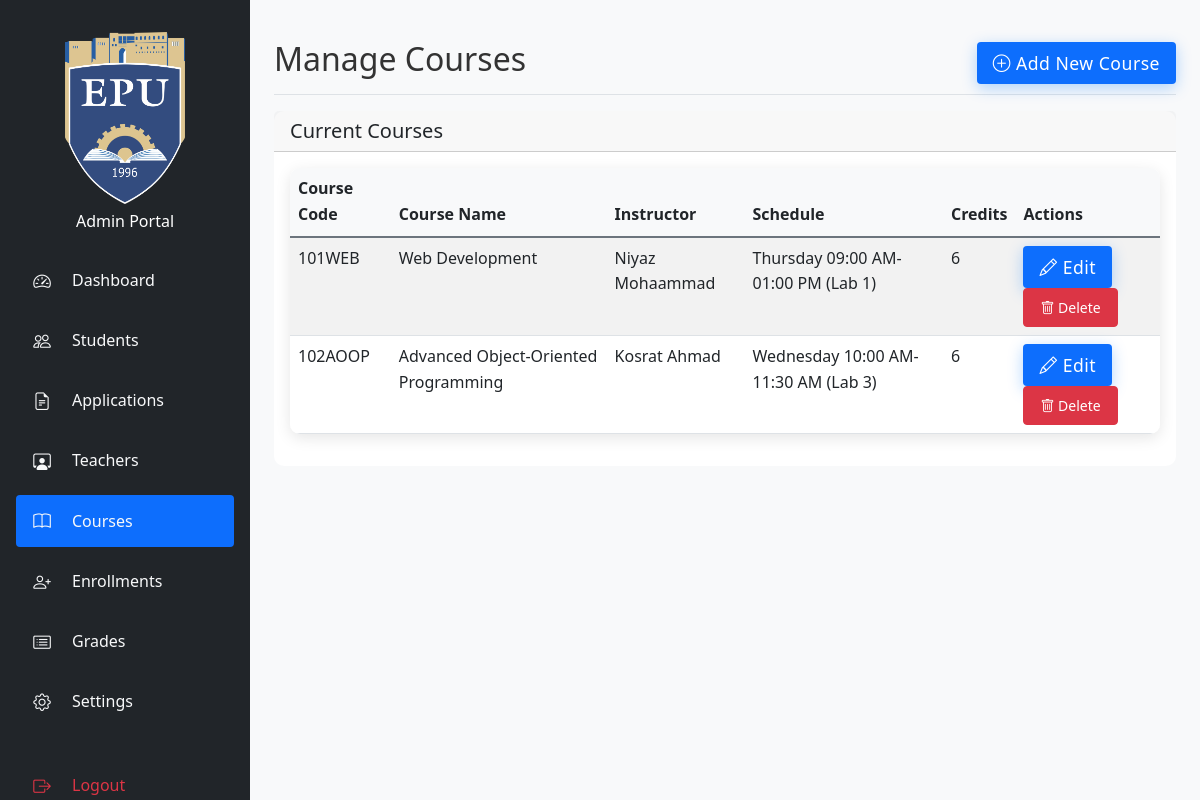
The page /src/admin/courses.php (signed in) on the database its author committed.
### tables this page shows
CREATE TABLE `courses` (
  `id` int(11) NOT NULL,
  `course_code` varchar(20) NOT NULL,
  `course_name` varchar(100) NOT NULL,
  `instructor` varchar(100) NOT NULL,
  `schedule` varchar(100) NOT NULL,
  `department` varchar(100) NOT NULL,
  `credits` int(11) NOT NULL,
  `description` text DEFAULT NULL,
  `created_at` timestamp NOT NULL DEFAULT current_timestamp(),
  `updated_at` timestamp NOT NULL DEFAULT current_timestamp() ON UPDATE current_timestamp()
);

### src/admin/courses.php (the view, shortened to what this page needs)
<?php
try {
    $db = get_db_connection();
    $stmt = $db->prepare("
        SELECT c.*, GROUP_CONCAT(
            CONCAT(s.day, ' ', TIME_FORMAT(s.start_time, '%h:%i %p'), '-', TIME_FORMAT(s.end_time, '%h:%i %p'), ' (', s.room, ')')
            SEPARATOR '; '
        ) as schedule_info
        FROM courses c
        LEFT JOIN schedules s ON c.id = s.course_id
        GROUP BY c.id
        ORDER BY c.course_code
    ");
    $stmt->execute();
    $courses = $stmt->get_result()->fetch_all(MYSQLI_ASSOC);
} catch (Exception $e) {
    error_log("Database error: " . $e->getMessage());
    $_SESSION['error_message'] = "An error occurred while processing your request. Please try again later.";
    $courses = [];
}
?>
<!DOCTYPE html>
<html lang="en">
<head>
    <link href="https://cdn.jsdelivr.net/npm/bootstrap@5.3.0/dist/css/bootstrap.min.css" rel="stylesheet">
    <link rel="stylesheet" href="https://cdn.jsdelivr.net/npm/bootstrap-icons@1.7.2/font/bootstrap-icons.css">
    <link rel="stylesheet" href="../assets/css/style.css">
    <link rel="stylesheet" href="../assets/css/admin.css">
</head>
<body>
    <div class="container-fluid">
        <div class="row">
            <?php include 'Sidebar.php'; ?>
            <div class="col-md-9 col-lg-10 main-content">
                <div class="d-flex justify-content-between flex-wrap flex-md-nowrap align-items-center pt-3 pb-2 mb-3 border-bottom">
                    <h1 class="h2">Manage Courses</h1>
                    <button class="btn btn-primary" onclick="toggleCourseForm()">
                        <i class="bi bi-plus-circle"></i> Add New Course
                    </button>
                </div>
                <div class="card">
                    <div class="card-header">
                        <h5 class="card-title mb-0">Current Courses</h5>
                    </div>
                    <div class="card-body">
                        <div class="table-responsive">
                            <table class="table table-striped table-hover">
                                <thead>
                                    <tr>
                                        <th>Course Code</th>
                                        <th>Course Name</th>
                                        <th>Instructor</th>
                                        <th>Schedule</th>
                                        <th>Credits</th>
                                        <th>Actions</th>
                                    </tr>
                                </thead>
                                <tbody>
                                    <?php if (!empty($courses)): ?>
                                        <?php foreach ($courses as $course): ?>
                                            <tr>
                                                <td><?php echo htmlspecialchars($course['course_code']); ?></td>
                                                <td><?php echo htmlspecialchars($course['course_name']); ?></td>
                                                <td><?php echo htmlspecialchars($course['instructor']); ?></td>
                                                <td>
                                                    <?php if (!empty($course['schedule_info'])): ?>
                                                        <?php
                                                        $schedules = explode('; ', $course['schedule_info']);
                                                        foreach ($schedules as $schedule) {
                                                            echo '<div class="mb-1">' . htmlspecialchars($schedule) . '</div>';
                                                        }
                                                        ?>
                                                    <?php else: ?>
                                                        <span class="text-muted">No schedule set</span>
                                                    <?php endif; ?>
                                                </td>
                                                <td><?php echo htmlspecialchars($course['credits']); ?></td>
                                                <td>
                                                    <button class="btn btn-sm btn-primary" onclick="editCourse(<?php echo $course['id']; ?>)">
                                                        <i class="bi bi-pencil"></i> Edit
                                                    </button>
                                                    <form action="courses.php" method="POST" style="display: inline;">
                                                        <button type="submit" class="btn btn-sm btn-danger" onclick="return confirm('Are you sure you want to delete this course?')">
                                                            <i class="bi bi-trash"></i> Delete
                                                        </button>
                                                    </form>
                                                </td>
                                            </tr>
                                        <?php endforeach; ?>
                                    <?php else: ?>
                                        <tr>
                                            <td colspan="6" class="text-center">No courses found.</td>
                                        </tr>
                                    <?php endif; ?>
                                </tbody>
                            </table>
                        </div>
                    </div>
                </div>
            </div>
        </div>
    </div>
</body>
</html>

### src/assets/css/style.css (style rules this page uses)
:root { --primary-color: #0d6efd; --secondary-color: #6c757d; --success-color: #198754; --danger-color: #dc3545; --warning-color: #ffc107; --info-color: #0dcaf0; --light-color: #f8f9fa; --dark-color: #212529; --sidebar-width: 250px; --header-height: 60px; }
html { font-size: 16px; }
body { font-family: 'Segoe UI', Tahoma, Geneva, Verdana, sans-serif; line-height: 1.6; color: #333; min-height: 100vh; display: flex; flex-direction: column; overflow-x: hidden; }
.card { border: none; border-radius: 10px; transition: transform 0.3s ease, box-shadow 0.3s ease; margin-bottom: 1rem; }
.btn { border-radius: 5px; padding: 10px 20px; transition: all 0.3s ease; }
.btn-primary { background-color: var(--primary-color); border: none; padding: 1rem 2.5rem; font-size: 1.1rem; font-weight: 600; letter-spacing: 0.5px; border-radius: 50px; box-shadow: 0 4px 15px rgba(0, 123, 255, 0.3); transition: all 0.3s ease; }
.table-responsive { border-radius: 10px; box-shadow: 0 4px 15px rgba(0, 0, 0, 0.1); }
.table { margin-bottom: 0; }
.main-content { margin-left: var(--sidebar-width); transition: margin-left 0.3s ease; width: calc(100% - var(--sidebar-width)); }
.table th { background-color: var(--light-color); border-bottom: 2px solid var(--secondary-color); }
.btn { border-radius: 0.25rem; padding: 0.5rem 1rem; font-weight: 500; }
.btn-primary { background-color: var(--primary-color); border-color: var(--primary-color); }
.table-responsive { margin-bottom: 1rem; overflow-x: auto; -webkit-overflow-scrolling: touch; }

### src/assets/css/admin.css (style rules this page uses)
.main-content { margin-left: var(--sidebar-width); padding: 1.5rem; background-color: var(--light-color); min-height: 100vh; transition: all 0.3s ease; width: calc(100% - var(--sidebar-width)); }
.table { margin-bottom: 0; }
.table th { background-color: var(--light-color); border-bottom: 2px solid var(--secondary-color); }
.btn { border-radius: 0.25rem; padding: 0.5rem 1rem; font-weight: 500; }
.btn-primary { background-color: var(--primary-color); border-color: var(--primary-color); }

### rows shown on the page
courses: course_code "101WEB", course_name "Web Development", instructor "Niyaz Mohaammad", schedule "Thursday 09:00 AM-01:00 PM (Lab 1)", credits "6"
courses: course_code "102AOOP", course_name "Advanced Object-Oriented Programming", instructor "Kosrat Ahmad", schedule "Wednesday 10:00 AM-11:30 AM (Lab 3)", credits "6"
